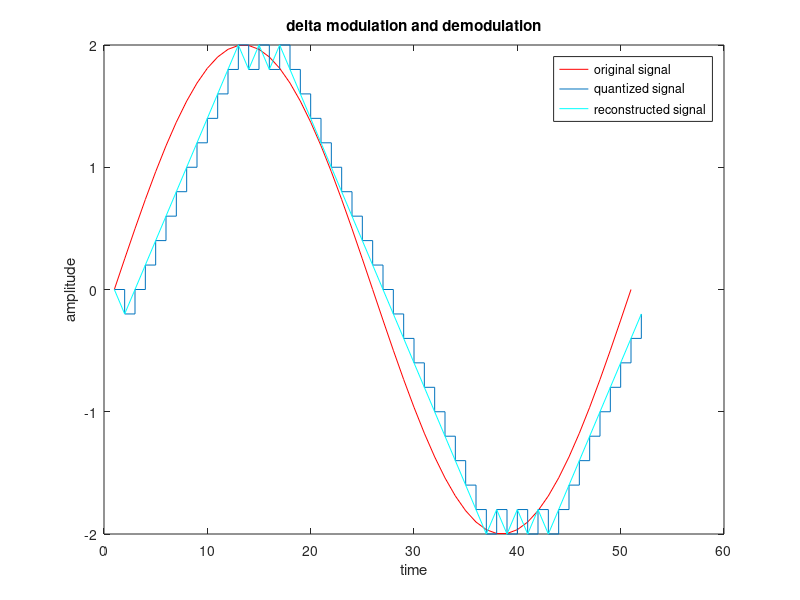

MATLAB code for this plot:
clc
close all
clear all
a=2;%amplitude
t=0:2*pi/50:2*pi;%0 to 2pi with equal interval 2pi/50
x=a*sin(t);
l=length(x);
plot(x,'r')
delta=0.2;
hold on
xn =0;
for i=1:l
    if x(i)>xn(i)
        d(i)=1;
        xn(i+1)= xn(i) +delta;%move up by delta
    else
        d(i)=0;
        xn(i+1)=xn(i)-delta;%move down by delta
    end
end
stairs(xn)% plot it in the form of stairs
hold on
for i=1:d
if d(i)>xn(i)
    d(i)=0;
    xn(i+1)=xn(i)-delta;
else
    d(i)=1;
    xn(i+1) =xn(i)+delta;
end
end
plot(xn,'c')
xlabel('time');
ylabel('amplitude');
title('delta modulation and demodulation');
legend('original signal','quantized signal','reconstructed signal');
